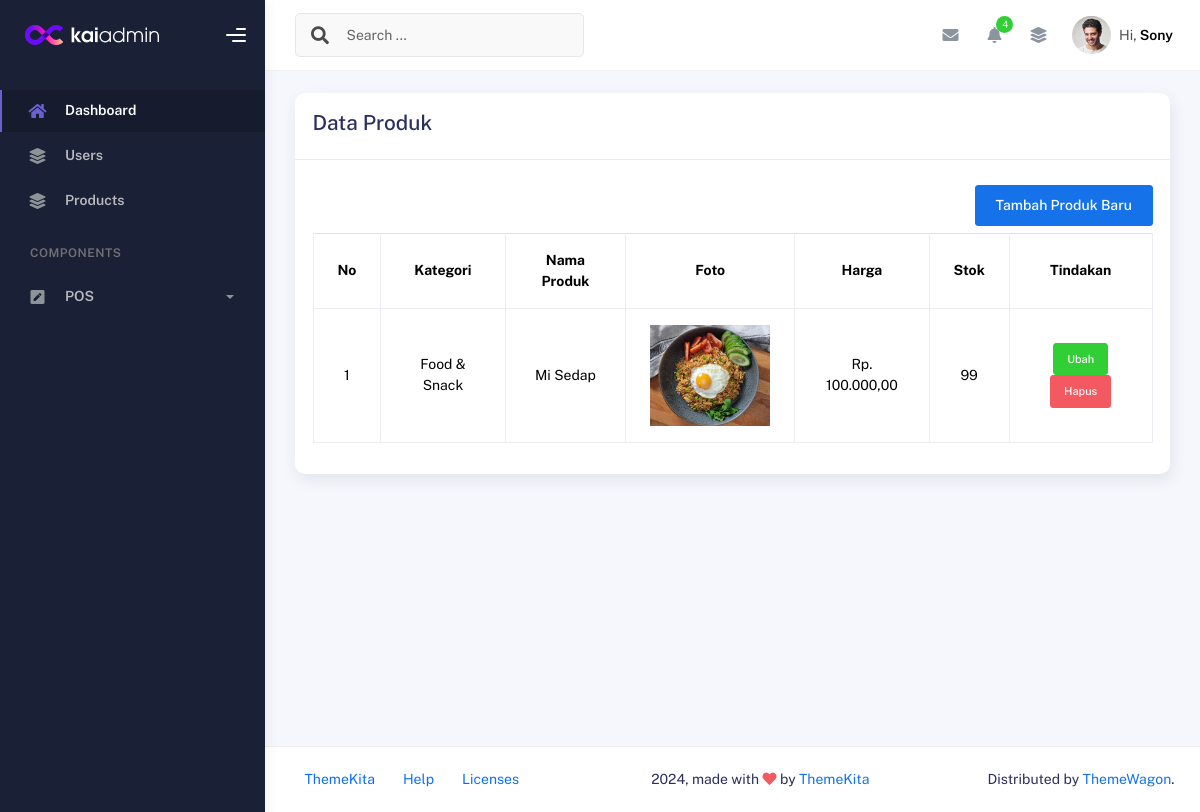
/main.php?page=product (signed in), run on the app's committed database.
### tables this page shows
CREATE TABLE `products` (
  `id` int(10) NOT NULL,
  `category_id` int(10) DEFAULT NULL,
  `product_name` varchar(45) DEFAULT NULL,
  `product_photo` varchar(100) DEFAULT NULL,
  `product_price` int(10) DEFAULT NULL,
  `qty` int(10) DEFAULT NULL,
  `product_description` varchar(55) DEFAULT NULL,
  `is_active` tinyint(1) NOT NULL DEFAULT 0,
  `created_at` timestamp NOT NULL DEFAULT current_timestamp(),
  `updated_at` timestamp NOT NULL DEFAULT current_timestamp()
);

CREATE TABLE `categories` (
  `id` int(10) NOT NULL,
  `category_name` varchar(45) DEFAULT NULL,
  `created_at` timestamp NOT NULL DEFAULT current_timestamp(),
  `updated_at` timestamp NOT NULL DEFAULT current_timestamp()
);

### pages/product.php (the view, shortened to what this page needs)
<?php
$selectProducts = mysqli_query($koneksi, "SELECT categories.category_name, products.* FROM products LEFT JOIN categories ON products.category_id = categories.id ORDER BY id DESC");
$rowProducts = mysqli_fetch_all($selectProducts, MYSQLI_ASSOC);
?>
<div class="card table-responsive">
    <div class="card-header">
        <div class="card-title">
            <h4>Data Produk</h4>
        </div>
    </div>
    <div class="card-body">
        <div align="right">
            <a href="?page=tambah-edit-product" class="btn btn-primary my-2">Tambah Produk Baru</a>
        </div>
        <table class="table table-bordered text-center">
            <tr>
                <th>No</th>
                <th>Kategori</th>
                <th>Nama Produk</th>
                <th>Foto</th>
                <th>Harga</th>
                <th>Stok</th>
                <th>Tindakan</th>
            </tr>
            <?php
            $no = 1;
            foreach ($rowProducts as $v) {
            ?>
                <tr>
                    <td><?php echo $no++ ?></td>
                    <td><?php echo $v['category_name'] ?></td>
                    <td><?php echo $v['product_name'] ?></td>
                    <td><img src="assets/img/<?php echo $v['product_photo'] ?>" alt="" width="120"></td>
                    <td>Rp. <?php echo number_format($v['product_price'], 2, ',', '.') ?></td>
                    <td><?php echo $v['qty'] ?></td>
                    <td>
                        <a href="?page=tambah-edit-product&id=<?php echo base64_encode($v['id']) ?>" class="btn btn-success btn-sm">Ubah</a>
                        <form action="?page=product&idDel=<?php echo $v['id'] ?>" method="post" onclick="return confirm('Yakin ingin di delete?')" class="d-inline">
                            <button class="btn btn-danger btn-sm">Hapus</button>
                        </form>
                    </td>
                </tr>
            <?php
            }
            ?>
        </table>
    </div>
</div>

### data on the page
products: category.category_name "Food & Snack", product_name "Mi Sedap", product_photo (picture), product_price "100.000,00", qty "99"

### other printed values
$_SESSION['USERNAME'] "Sony"
